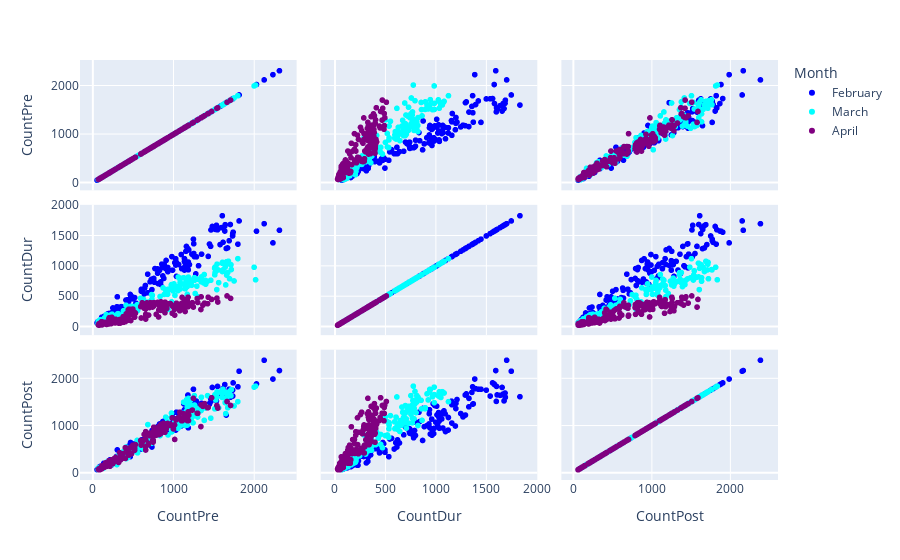

This figure's notebook cell:
### Code cell
Covid_Correlation = px.scatter_matrix(All_Covid, dimensions=['CountPre', 'CountDur', 'CountPost'], 
                                      color="Month", color_discrete_sequence = ['blue', 'cyan', 'purple'])
Covid_Correlation.show()

### Figure 1 — Plotly figure (JSON) as saved in the notebook; plotly's stock layout.template omitted (floating-point values rounded to 4 significant figures; data arrays with more than 128 entries replaced by an {"elided": "..."} marker saying what was removed)
{"data": [{"dimensions": [{"axis": {"matches": true}, "label": "CountPre", "values": {"elided": "168 float values"}}, {"axis": {"matches": true}, "label": "CountDur", "values": {"elided": "168 float values"}}, {"axis": {"matches": true}, "label": "CountPost", "values": {"elided": "168 float values"}}], "hovertemplate": "Month=February<br>%{xaxis.title.text}=%{x}<br>%{yaxis.title.text}=%{y}<extra></extra>", "legendgroup": "February", "marker": {"color": "blue", "symbol": "circle"}, "name": "February", "showlegend": true, "type": "splom"}, {"dimensions": [{"axis": {"matches": true}, "label": "CountPre", "values": {"elided": "168 float values"}}, {"axis": {"matches": true}, "label": "CountDur", "values": {"elided": "168 float values"}}, {"axis": {"matches": true}, "label": "CountPost", "values": {"elided": "168 float values"}}], "hovertemplate": "Month=March<br>%{xaxis.title.text}=%{x}<br>%{yaxis.title.text}=%{y}<extra></extra>", "legendgroup": "March", "marker": {"color": "cyan", "symbol": "circle"}, "name": "March", "showlegend": true, "type": "splom"}, {"dimensions": [{"axis": {"matches": true}, "label": "CountPre", "values": {"elided": "168 float values"}}, {"axis": {"matches": true}, "label": "CountDur", "values": {"elided": "168 float values"}}, {"axis": {"matches": true}, "label": "CountPost", "values": {"elided": "168 float values"}}], "hovertemplate": "Month=April<br>%{xaxis.title.text}=%{x}<br>%{yaxis.title.text}=%{y}<extra></extra>", "legendgroup": "April", "marker": {"color": "purple", "symbol": "circle"}, "name": "April", "showlegend": true, "type": "splom"}], "layout": {"dragmode": "select", "legend": {"title": {"text": "Month"}, "tracegroupgap": 0}, "margin": {"t": 60}}}
